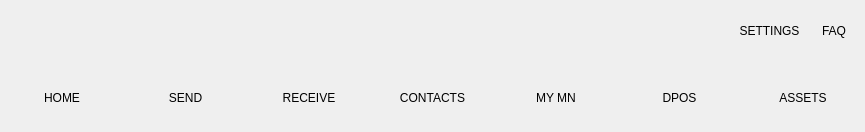
<?xml version="1.0" encoding="UTF-8"?>
<ui version="4.0">
 <class>NavMenuWidget</class>
 <widget class="QWidget" name="NavMenuWidget">
  <property name="geometry">
   <rect>
    <x>0</x>
    <y>0</y>
    <width>865</width>
    <height>132</height>
   </rect>
  </property>
  <property name="windowTitle">
   <string>Form</string>
  </property>
  <property name="styleSheet">
   <string notr="true">padding:0px;
border:none;
margin:0px;</string>
  </property>
  <layout class="QVBoxLayout" name="verticalLayout" stretch="1">
   <property name="spacing">
    <number>0</number>
   </property>
   <property name="leftMargin">
    <number>0</number>
   </property>
   <property name="topMargin">
    <number>0</number>
   </property>
   <property name="rightMargin">
    <number>0</number>
   </property>
   <property name="bottomMargin">
    <number>0</number>
   </property>
   <item>
    <widget class="QWidget" name="navContainer_2" native="true">
     <property name="enabled">
      <bool>true</bool>
     </property>
     <layout class="QVBoxLayout" name="verticalLayout_2">
      <property name="spacing">
       <number>0</number>
      </property>
      <property name="leftMargin">
       <number>0</number>
      </property>
      <property name="topMargin">
       <number>0</number>
      </property>
      <property name="rightMargin">
       <number>0</number>
      </property>
      <property name="bottomMargin">
       <number>0</number>
      </property>
      <item>
       <widget class="QWidget" name="navLogoRow" native="true">
        <layout class="QHBoxLayout" name="horizontalLayout">
         <property name="spacing">
          <number>0</number>
         </property>
         <property name="leftMargin">
          <number>1</number>
         </property>
         <property name="topMargin">
          <number>1</number>
         </property>
         <property name="rightMargin">
          <number>1</number>
         </property>
         <property name="bottomMargin">
          <number>1</number>
         </property>
         <item>
          <widget class="QPushButton" name="imgLogo">
           <property name="enabled">
            <bool>true</bool>
           </property>
           <property name="minimumSize">
            <size>
             <width>300</width>
             <height>60</height>
            </size>
           </property>
           <property name="focusPolicy">
            <enum>Qt::NoFocus</enum>
           </property>
           <property name="text">
            <string/>
           </property>
           <property name="iconSize">
            <size>
             <width>64</width>
             <height>64</height>
            </size>
           </property>
          </widget>
         </item>
         <item>
          <spacer name="horizontalSpacer">
           <property name="orientation">
            <enum>Qt::Horizontal</enum>
           </property>
           <property name="sizeHint" stdset="0">
            <size>
             <width>40</width>
             <height>20</height>
            </size>
           </property>
          </spacer>
         </item>
         <item>
          <widget class="QToolButton" name="btnSettings">
           <property name="minimumSize">
            <size>
             <width>60</width>
             <height>30</height>
            </size>
           </property>
           <property name="text">
            <string>SETTINGS</string>
           </property>
           <property name="iconSize">
            <size>
             <width>32</width>
             <height>32</height>
            </size>
           </property>
           <property name="checkable">
            <bool>true</bool>
           </property>
           <property name="autoExclusive">
            <bool>true</bool>
           </property>
          </widget>
         </item>
         <item>
          <widget class="QToolButton" name="btnFaq">
           <property name="minimumSize">
            <size>
             <width>60</width>
             <height>30</height>
            </size>
           </property>
           <property name="text">
            <string>FAQ</string>
           </property>
           <property name="iconSize">
            <size>
             <width>32</width>
             <height>32</height>
            </size>
           </property>
           <property name="checkable">
            <bool>true</bool>
           </property>
           <property name="autoExclusive">
            <bool>true</bool>
           </property>
          </widget>
         </item>
        </layout>
       </widget>
      </item>
      <item>
       <widget class="QLabel" name="blockSeparator">
        <property name="minimumSize">
         <size>
          <width>0</width>
          <height>1</height>
         </size>
        </property>
        <property name="maximumSize">
         <size>
          <width>16777215</width>
          <height>1</height>
         </size>
        </property>
        <property name="text">
         <string/>
        </property>
       </widget>
      </item>
      <item>
       <widget class="QWidget" name="navButtonsRow" native="true">
        <property name="sizePolicy">
         <sizepolicy hsizetype="Preferred" vsizetype="Preferred">
          <horstretch>0</horstretch>
          <verstretch>0</verstretch>
         </sizepolicy>
        </property>
        <property name="minimumSize">
         <size>
          <width>0</width>
          <height>0</height>
         </size>
        </property>
        <layout class="QHBoxLayout" name="horizontalLayout_3">
         <property name="spacing">
          <number>0</number>
         </property>
         <property name="leftMargin">
          <number>0</number>
         </property>
         <property name="topMargin">
          <number>0</number>
         </property>
         <property name="rightMargin">
          <number>0</number>
         </property>
         <property name="bottomMargin">
          <number>0</number>
         </property>
         <item>
          <widget class="QScrollArea" name="scrollAreaNav">
           <property name="sizePolicy">
            <sizepolicy hsizetype="Preferred" vsizetype="Preferred">
             <horstretch>0</horstretch>
             <verstretch>0</verstretch>
            </sizepolicy>
           </property>
           <property name="minimumSize">
            <size>
             <width>0</width>
             <height>0</height>
            </size>
           </property>
           <property name="maximumSize">
            <size>
             <width>16777215</width>
             <height>16777215</height>
            </size>
           </property>
           <property name="styleSheet">
            <string notr="true">QScrollBar {
height:0px;
 width:0px;
}

#scrollAreaNav{
background-color:transparent;
}</string>
           </property>
           <property name="horizontalScrollBarPolicy">
            <enum>Qt::ScrollBarAlwaysOff</enum>
           </property>
           <property name="sizeAdjustPolicy">
            <enum>QAbstractScrollArea::AdjustToContents</enum>
           </property>
           <property name="widgetResizable">
            <bool>true</bool>
           </property>
           <property name="alignment">
            <set>Qt::AlignLeading|Qt::AlignLeft|Qt::AlignVCenter</set>
           </property>
           <widget class="QWidget" name="scrollAreaNavVert">
            <property name="geometry">
             <rect>
              <x>0</x>
              <y>4</y>
              <width>865</width>
              <height>60</height>
             </rect>
            </property>
            <property name="sizePolicy">
             <sizepolicy hsizetype="Preferred" vsizetype="Fixed">
              <horstretch>0</horstretch>
              <verstretch>0</verstretch>
             </sizepolicy>
            </property>
            <property name="minimumSize">
             <size>
              <width>0</width>
              <height>0</height>
             </size>
            </property>
            <property name="maximumSize">
             <size>
              <width>16777215</width>
              <height>60</height>
             </size>
            </property>
            <property name="autoFillBackground">
             <bool>false</bool>
            </property>
            <property name="styleSheet">
             <string notr="true">#scrollAreaNavVert{
background-color:transparent;
}</string>
            </property>
            <layout class="QHBoxLayout" name="horizontalLayout_2">
             <property name="spacing">
              <number>0</number>
             </property>
             <property name="sizeConstraint">
              <enum>QLayout::SetDefaultConstraint</enum>
             </property>
             <property name="leftMargin">
              <number>0</number>
             </property>
             <property name="topMargin">
              <number>0</number>
             </property>
             <property name="rightMargin">
              <number>0</number>
             </property>
             <property name="bottomMargin">
              <number>0</number>
             </property>
             <item>
              <widget class="QToolButton" name="btnDashboard">
               <property name="sizePolicy">
                <sizepolicy hsizetype="Preferred" vsizetype="Fixed">
                 <horstretch>0</horstretch>
                 <verstretch>0</verstretch>
                </sizepolicy>
               </property>
               <property name="minimumSize">
                <size>
                 <width>120</width>
                 <height>60</height>
                </size>
               </property>
               <property name="text">
                <string>HOME</string>
               </property>
               <property name="iconSize">
                <size>
                 <width>32</width>
                 <height>32</height>
                </size>
               </property>
               <property name="checkable">
                <bool>true</bool>
               </property>
               <property name="checked">
                <bool>true</bool>
               </property>
               <property name="autoExclusive">
                <bool>true</bool>
               </property>
              </widget>
             </item>
             <item>
              <widget class="QToolButton" name="btnSend">
               <property name="sizePolicy">
                <sizepolicy hsizetype="Preferred" vsizetype="Fixed">
                 <horstretch>0</horstretch>
                 <verstretch>0</verstretch>
                </sizepolicy>
               </property>
               <property name="minimumSize">
                <size>
                 <width>120</width>
                 <height>60</height>
                </size>
               </property>
               <property name="maximumSize">
                <size>
                 <width>16777215</width>
                 <height>16777215</height>
                </size>
               </property>
               <property name="text">
                <string>SEND</string>
               </property>
               <property name="iconSize">
                <size>
                 <width>32</width>
                 <height>32</height>
                </size>
               </property>
               <property name="checkable">
                <bool>true</bool>
               </property>
               <property name="autoExclusive">
                <bool>true</bool>
               </property>
              </widget>
             </item>
             <item>
              <widget class="QToolButton" name="btnReceive">
               <property name="sizePolicy">
                <sizepolicy hsizetype="Preferred" vsizetype="Fixed">
                 <horstretch>0</horstretch>
                 <verstretch>0</verstretch>
                </sizepolicy>
               </property>
               <property name="minimumSize">
                <size>
                 <width>120</width>
                 <height>60</height>
                </size>
               </property>
               <property name="text">
                <string>RECEIVE</string>
               </property>
               <property name="checkable">
                <bool>true</bool>
               </property>
               <property name="autoExclusive">
                <bool>true</bool>
               </property>
              </widget>
             </item>
             <item>
              <widget class="QToolButton" name="btnAddress">
               <property name="sizePolicy">
                <sizepolicy hsizetype="Preferred" vsizetype="Fixed">
                 <horstretch>0</horstretch>
                 <verstretch>0</verstretch>
                </sizepolicy>
               </property>
               <property name="minimumSize">
                <size>
                 <width>120</width>
                 <height>60</height>
                </size>
               </property>
               <property name="text">
                <string>CONTACTS</string>
               </property>
               <property name="iconSize">
                <size>
                 <width>32</width>
                 <height>32</height>
                </size>
               </property>
               <property name="checkable">
                <bool>true</bool>
               </property>
               <property name="autoExclusive">
                <bool>true</bool>
               </property>
              </widget>
             </item>
             <item>
              <widget class="QToolButton" name="btnMaster">
               <property name="sizePolicy">
                <sizepolicy hsizetype="Preferred" vsizetype="Fixed">
                 <horstretch>0</horstretch>
                 <verstretch>0</verstretch>
                </sizepolicy>
               </property>
               <property name="minimumSize">
                <size>
                 <width>120</width>
                 <height>60</height>
                </size>
               </property>
               <property name="text">
                <string>MY MN</string>
               </property>
               <property name="iconSize">
                <size>
                 <width>32</width>
                 <height>32</height>
                </size>
               </property>
               <property name="checkable">
                <bool>true</bool>
               </property>
               <property name="autoExclusive">
                <bool>true</bool>
               </property>
              </widget>
             </item>
             <item>
              <widget class="QToolButton" name="btnColdStaking">
               <property name="sizePolicy">
                <sizepolicy hsizetype="Preferred" vsizetype="Fixed">
                 <horstretch>0</horstretch>
                 <verstretch>0</verstretch>
                </sizepolicy>
               </property>
               <property name="minimumSize">
                <size>
                 <width>120</width>
                 <height>60</height>
                </size>
               </property>
               <property name="text">
                <string>DPOS</string>
               </property>
               <property name="iconSize">
                <size>
                 <width>32</width>
                 <height>32</height>
                </size>
               </property>
               <property name="checkable">
                <bool>true</bool>
               </property>
               <property name="autoExclusive">
                <bool>true</bool>
               </property>
              </widget>
             </item>
             <item>
              <widget class="QToolButton" name="btnStructureTree">
               <property name="sizePolicy">
                <sizepolicy hsizetype="Preferred" vsizetype="Fixed">
                 <horstretch>0</horstretch>
                 <verstretch>0</verstretch>
                </sizepolicy>
               </property>
               <property name="minimumSize">
                <size>
                 <width>120</width>
                 <height>60</height>
                </size>
               </property>
               <property name="text">
                <string>ASSETS</string>
               </property>
               <property name="iconSize">
                <size>
                 <width>32</width>
                 <height>32</height>
                </size>
               </property>
               <property name="checkable">
                <bool>true</bool>
               </property>
               <property name="autoExclusive">
                <bool>true</bool>
               </property>
              </widget>
             </item>
            </layout>
           </widget>
          </widget>
         </item>
        </layout>
       </widget>
      </item>
     </layout>
     <zorder>navButtonsRow</zorder>
     <zorder>navLogoRow</zorder>
     <zorder>blockSeparator</zorder>
    </widget>
   </item>
  </layout>
 </widget>
 <resources/>
 <connections/>
</ui>
